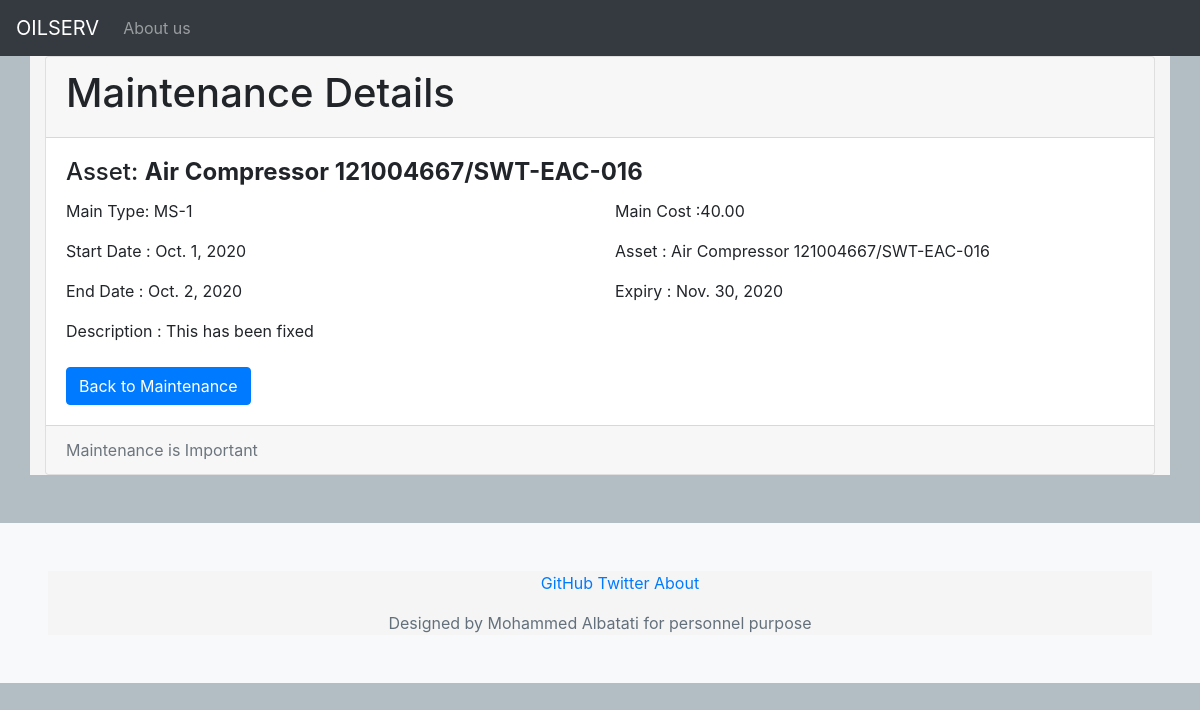
The app's page /Maintenance/maintenance/1 with its own data.
### Maintenance/models.py (models this page shows, shortened)
class MaintenanceDB(models.Model):
    main_date_start = models.DateField( null=True)
    ms_type= models.CharField(max_length=20, null=True)
    main_date_end = models.DateField(blank=True, null=True)
    main_cost = models.DecimalField(max_digits=8, null=True,decimal_places=2,blank=True)
    expiry_date = models.DateField(blank=True, null=True)
    asset = models.ForeignKey(FAR_DB,on_delete=models.CASCADE)
    description = models.CharField(max_length=900, null=True,blank=True)

### FAR/models.py (models this page shows, shortened)
class FAR_DB(models.Model):
    asset_num = models.CharField(max_length=200,unique=True, blank=False)
    serial_num = models.CharField(max_length=200,unique=True,blank=True)
    description = models.CharField(max_length=800, null=True,blank=True)
    BU = models.CharField(max_length=4,null=True,blank=True)
    BL = models.CharField(max_length=4,null=True,blank=True)
    asset_life = models.IntegerField(null=True,blank=True)
    acquisition_cost  = models.DecimalField(max_digits=10, decimal_places=2,null=True,blank=True)
    tot_dep_value  = models.DecimalField(max_digits=10, decimal_places=2,null=True,blank=True)
    nbv  = models.DecimalField(max_digits=10, decimal_places=2,null=True,blank=True)
    acquisition_date  = models.DateField(null=True,blank=True)
    equ_type = models.CharField(max_length=200,null=True,blank=True)
    temp_location = models.CharField(max_length=200, blank=True,null=True)
    def __str__(self):
        return '%s %s'% (self.equ_type ,self.serial_num )
    class Meta:
        ordering = ['equ_type']

### Maintenance/views.py (the view)
# urls.py: path('maintenance/<int:pk>', views.MaintenanceDetailView.as_view(), name='maintenance_detail'),
class MaintenanceDetailView(DetailView):
    queryset = MaintenanceDB.objects.all()
    template_name = 'Maintenance/maintenance_detail.html'
    context_object_name = 'maintenance_detail'

### Maintenance/templates/Maintenance/maintenance_detail.html
{% extends 'base.html' %}
{% load humanize %}
{% block body_block %}
<div class="card ">
  <div class="card-header">
    <h1>Maintenance Details</h1>
  </div>
  <div class="card-body">
    <h4 class="card-title">  Asset:  <strong> {{ maintenance_detail.asset	}} </strong>  </h4>
    <div class="row">
      <div class="col">
        <p class='card-text'>Main Type: {{ maintenance_detail.ms_type }}</p>
        <p class='card-text'>Start Date : {{ maintenance_detail.main_date_start	}}</p>
        <p class='card-text'>End Date :  {{ maintenance_detail.main_date_end	}}</p>
        <p class='card-text'>Description  :   {{ maintenance_detail.description}}</p>
      </div>
      <div class="col">
        <p class='card-text'>Main Cost :{{ maintenance_detail.main_cost	}}</p>
        <p class='card-text'>Asset  : {{ maintenance_detail.asset	}}</p>
        <p class='card-text'>Expiry  :   {{ maintenance_detail.expiry_date}}</p>
      </div>
    </div>
    <br>
    <a class="btn btn-primary" href="{% url 'maintenance' %}">Back to Maintenance</a>
  </div>
  <div class="card-footer text-muted">
    Maintenance is Important
  </div>
</div>
{% endblock %}

### static/css/style.css (style rules this page uses)
body { background-color: #b2bec3; }

### records on screen
MaintenanceDB: asset "Air Compressor 121004667/SWT-EAC-016", ms_type "MS-1", main_date_start "Oct. 1, 2020", main_date_end "Oct. 2, 2020", description "This has been fixed", main_cost "40.00", expiry_date "Nov. 30, 2020"
